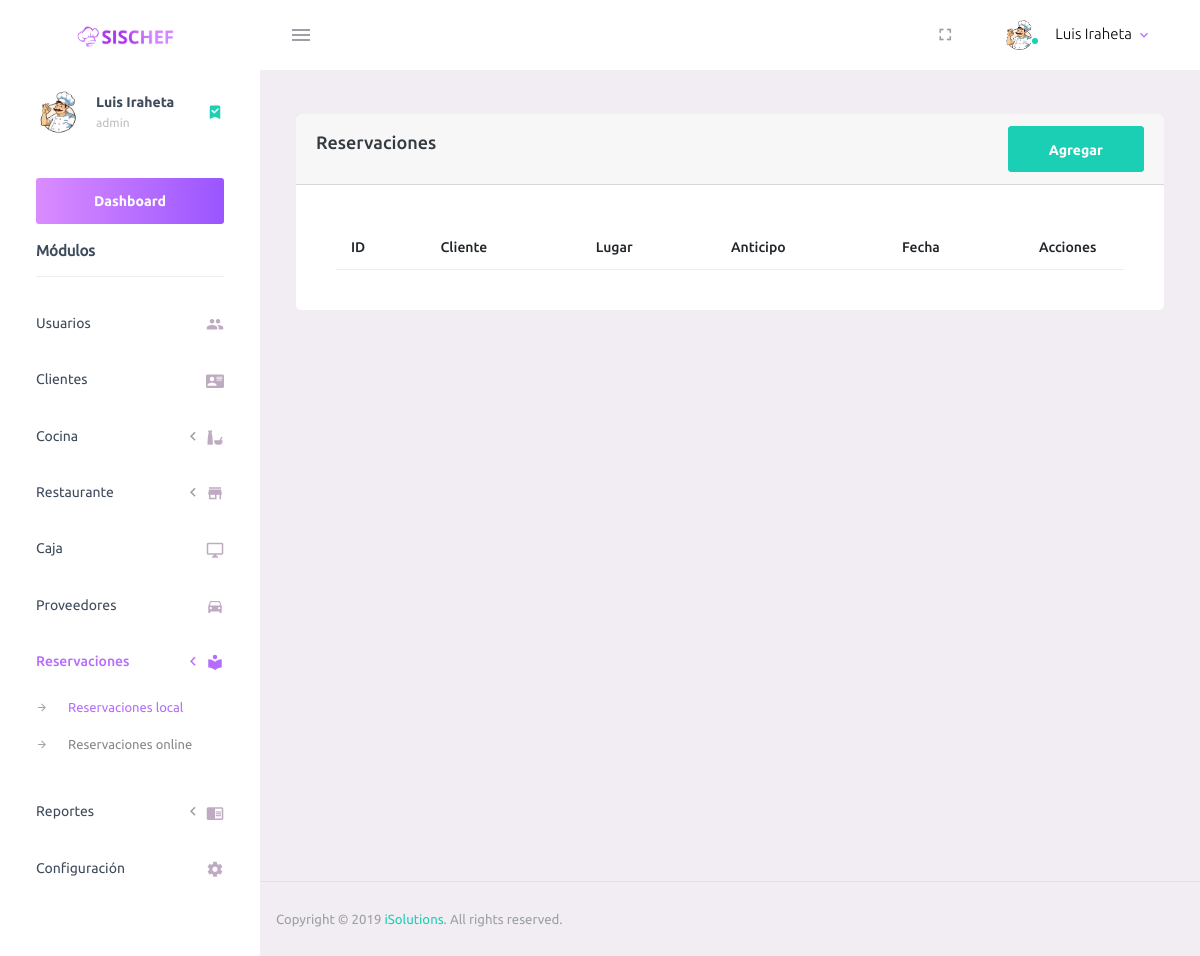
/admin/reservaciones.php (signed in), run on an earlier commit of the app's database.
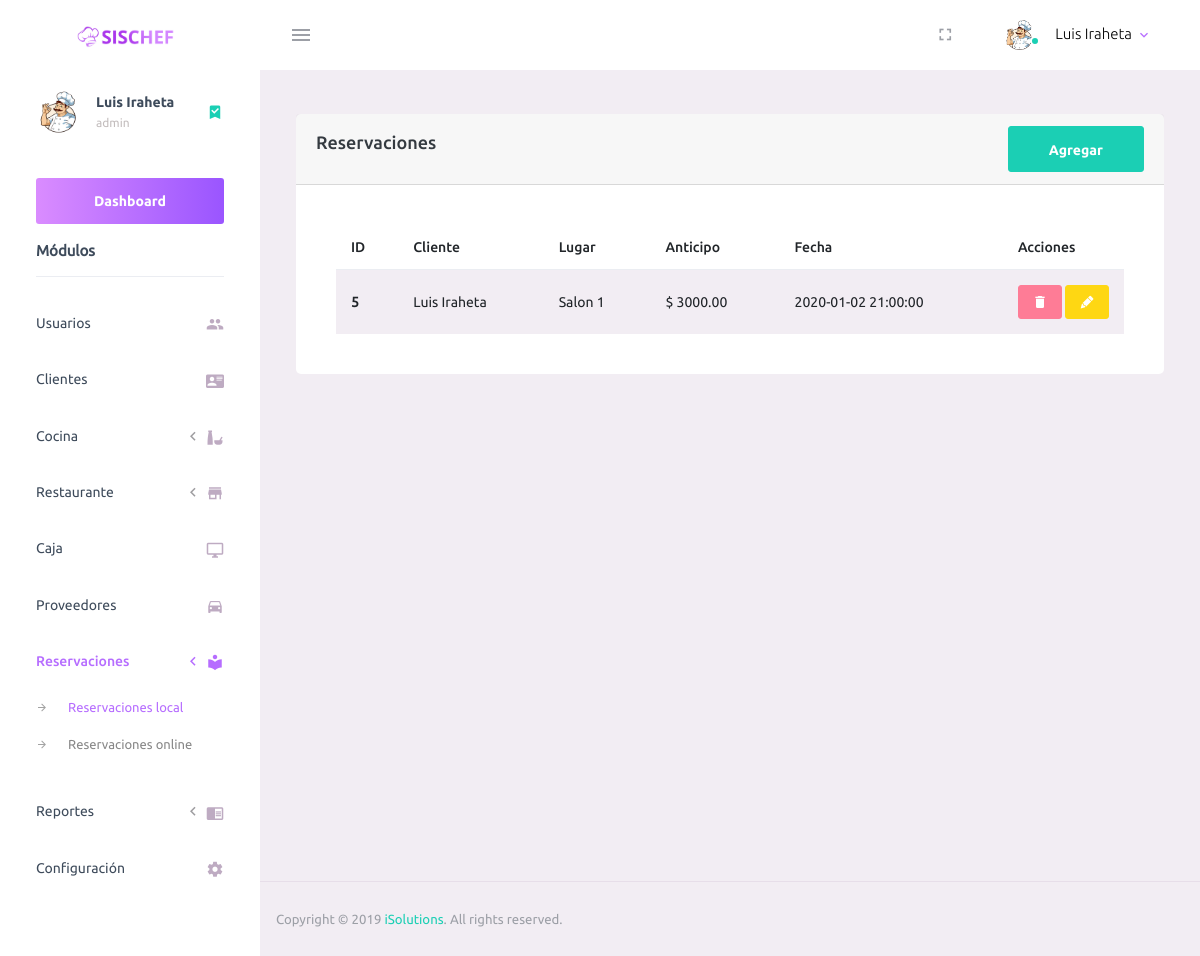
And on a later commit of the database.
### tables this page shows
CREATE TABLE `reservaciones` (
  `id` int(11) NOT NULL,
  `id_cliente` int(11) NOT NULL,
  `anticipo` decimal(10,2) NOT NULL,
  `espacio` smallint(6) NOT NULL,
  `fecha` timestamp NOT NULL DEFAULT current_timestamp() ON UPDATE current_timestamp()
);

CREATE TABLE `clientes` (
  `id` int(11) NOT NULL,
  `nombre` varchar(50) NOT NULL,
  `tel1` varchar(14) NOT NULL,
  `tel2` varchar(14) NOT NULL,
  `email` varchar(50) NOT NULL,
  `direccion` varchar(100) NOT NULL
);

### admin/reservaciones.php (the view, shortened to what this page needs)
<?php include_once("./template/_header.php");?>
        <div class="main-panel">
          <div class="content-wrapper">
              <div class="row">
                  <div class="col-md-12">
                  <div class="card">
						<div class="card-header">
							<div class="d-flex align-items-center">
								<h4 class="card-title">Reservaciones</h4>
								<button class="btn btn-success btn-round ml-auto" data-toggle="modal" data-target="#addRowModal">
									Agregar
								</button>
							</div>
						</div>
						<div class="card-body">
							<div class="table-responsive">
								<table id="add-row" class="display table table-striped table-hover">
									<thead>
										<tr>
											<th>ID</th>
											<th>Cliente</th>
											<th>Lugar</th>
											<th>Anticipo</th>
											<th>Fecha</th>
											<th width="100">Acciones</th>
										</tr>
									</thead>
									<tbody>
										<?php
										$sql = "SELECT r.id,c.nombre,r.espacio,r.anticipo,r.fecha FROM reservaciones r, clientes c WHERE r.id_cliente=c.id";
										$ejecutar = $conexion->query($sql);
										while ($reg = $ejecutar->fetch_assoc()) {
											echo "<tr>";
											echo "<th scope='row'>" . ($reg["id"])  . "</th>";
											echo "<td>" . ($reg["nombre"]) . "</td>";
											if ($reg["espacio"]==1) {
												echo "<td>Salon 1</td>";
											} else  if ($reg["espacio"]==2) {
												echo "<td>Salon 2</td>";
											}  else  if ($reg["espacio"]==3) {
												echo "<td>Salon 3</td>";
											}  else  if ($reg["espacio"]==4) {
												echo "<td>Salon 4</td>";
											}
											echo "<td>$ " . ($reg["anticipo"]) . "</td>";
											echo "<td>" . ($reg["fecha"]) . "</td>";
											?>
											<td>
												<a name="edit" value="Delete" id="<?php echo $reg["id"]; ?>" class="btn btn-danger btn-sm delete_data"><i style="color:white !important;" class='mdi mdi-delete'></i></a>
												<a name="edit" value="Edit" id="<?php echo $reg["id"]; ?>" class="btn btn-warning btn-sm edit_data"><i style="color:white !important;" class='mdi mdi-lead-pencil'></i></a></td>
											</tr>
										<?php  }
										?>
									</tbody>
								</table>
							</div>
						</div>
					</div>
                  </div>
              </div>
          </div>
<?php  include_once("./template/_footer.php") ?>

What changed in the data, as far as the page shows it:
added reservaciones: id "5", id_cliente.nombre "Luis Iraheta", espacio "Salon 1", anticipo "3000.00", fecha "2020-01-02 21:00:00"
